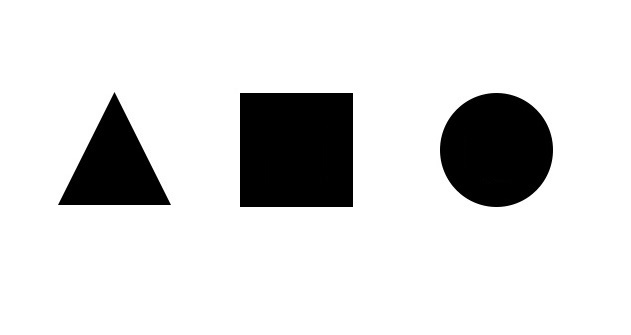
#> input picture sources/12장/images/shapes1.jpg, 631 x 335 px
$ python ex12-6.py
#> lines starting #> are read from the running program, lines starting #| are printed output that depends on the picture; after the words box and inside, x2 and y2 are one past the last pixel; in counts of white or black regions, pixels touching at a corner belong together
import cv2

img = cv2.imread("images/shapes1.jpg")
#> img is the input picture: shape (335, 631, 3); min 0, max 255, mean 219.6
imgray = cv2.cvtColor(img, cv2.COLOR_BGR2GRAY)
ret, binImg = cv2.threshold(imgray, 127, 255, cv2.THRESH_BINARY_INV)
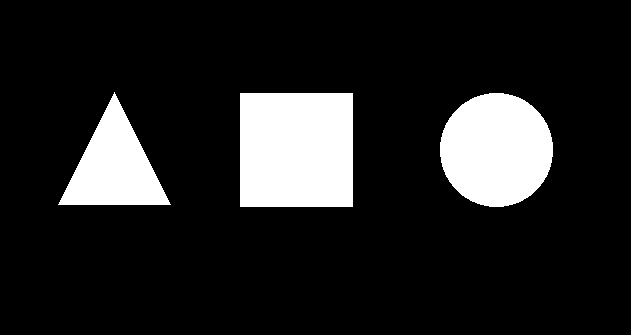
#> binImg: shape (335, 631); 13.9% white; 3 white regions

# 가장 바깥쪽 외곽선에 대해 모든 좌표를 저장
ctours, hier = cv2.findContours(binImg, cv2.RETR_EXTERNAL, cv2.CHAIN_APPROX_SIMPLE)
#> ctours = 3 contours; box (x1, y1, x2, y2) and area: (240, 93, 353, 207) 12656, (440, 93, 553, 207) 9963, (58, 92, 171, 205) 6216

# 각 도형의 외곽선에 대한 무게 중심 표시
for con in ctours:
     M = cv2.moments(con)	   # 모멘트 계산
     cx = int(M['m10']/M['m00'])   # 무게 중심 좌표 (cx, cy)
     cy = int(M['m01']/M['m00'])
     cv2.circle(img, (cx, cy), 5, (0,0,255), -1)
#> this loop made 3 passes
#> (cx, cy) on passes 1, 3: (496, 149), (114, 166)
#> (con, cx, cy) on pass 2: ([[240, 93], [240, 206], [352, 206], [352, 93]], 296, 149)
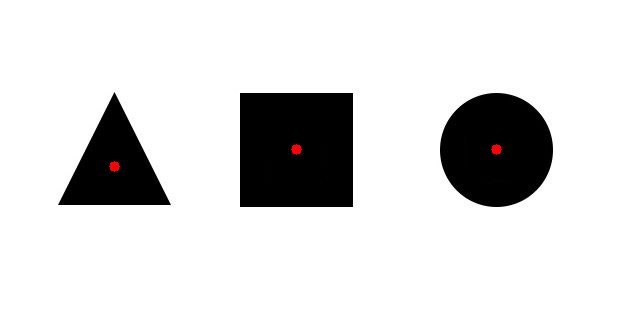
#> img: shape (335, 631, 3); 0.11% of pixels changed, all inside (x1, y1, x2, y2) = (109, 144, 502, 172)

cv2.imshow('images', img)
cv2.waitKey()
cv2.destroyAllWindows()

$ run again, with sources/12장/images/shapes4.jpg copied over sources/12장/images/shapes1.jpg
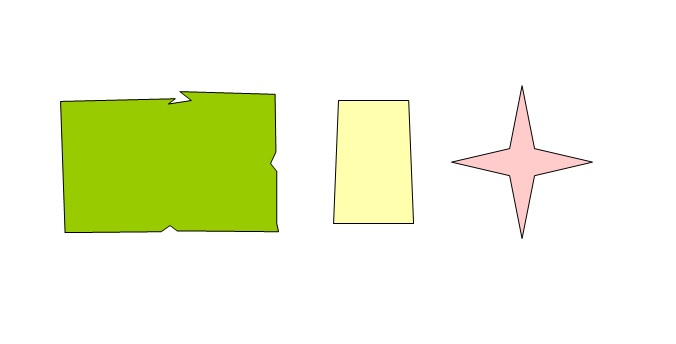
#> input picture sources/12장/images/shapes4.jpg, 676 x 344 px
#> img is the input picture: shape (344, 676, 3); mean B, G, R 218.4, 246.1, 240.7
#> `ret, binImg = cv2.threshold(imgray, 127, 255, cv2.THRESH_BINARY_INV)`:
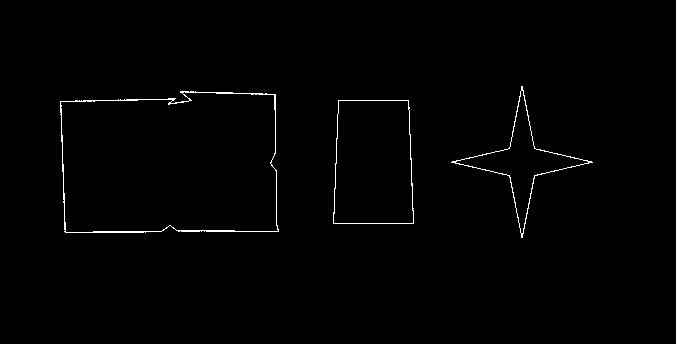
#> binImg: shape (344, 676); 0.83% white in thin lines or dots, all inside (x1, y1, x2, y2) = (60, 86, 593, 238)
#> ctours = 3 contours; box (x1, y1, x2, y2) and area: (60, 91, 279, 233) 28608, (333, 100, 414, 224) 9238, (451, 86, 593, 238) 3827
#> the loop `for con in ctours:` made 3 passes
#> (cx, cy) on passes 1 to 3: (373, 162), (169, 163), (521, 161)
#> after the loop `for con in ctours:`:
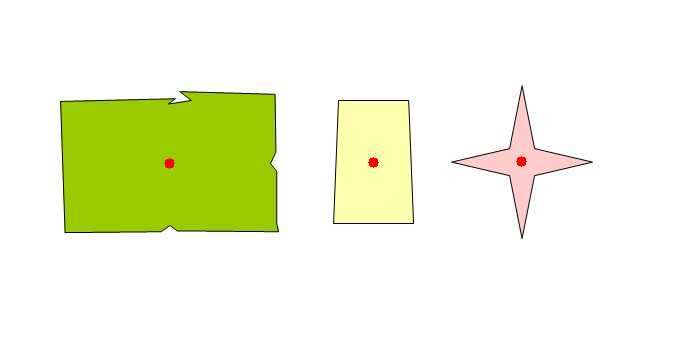
#> img: shape (344, 676, 3); 0.1% of pixels changed, all inside (x1, y1, x2, y2) = (164, 156, 527, 169)
